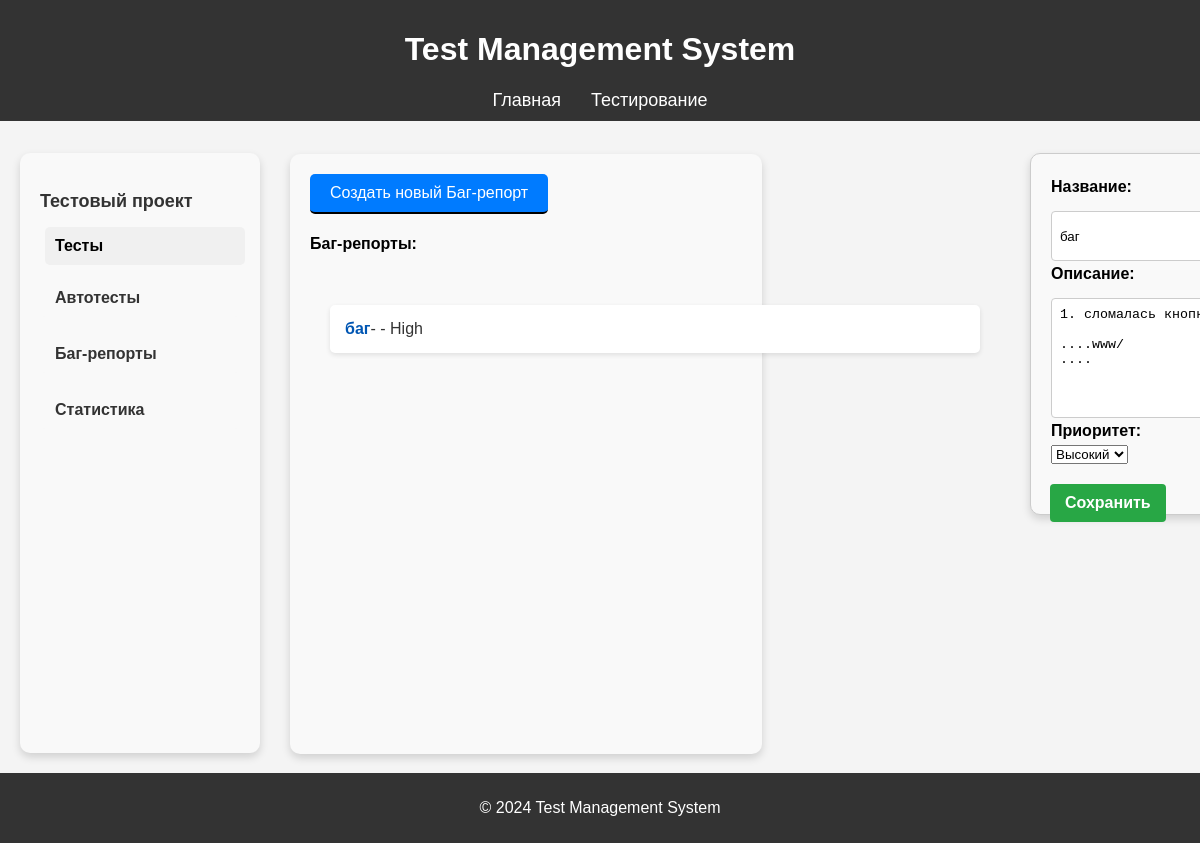
Screenshot of /testing/bug/6/edit/ with the database file from the repository.
### testing/models.py (models this page shows, shortened)
class Bug(models.Model):
    PRIORITY_CHOICES = [
        ('Low', 'Низкий'),
        ('Medium', 'Средний'),
        ('High', 'Высокий'),
    ]
    summary = models.CharField(max_length=255)
    description = models.TextField()
    jira_id = models.CharField(max_length=20)
    priority = models.CharField(max_length=10, choices=PRIORITY_CHOICES, default='Medium')
    created_at = models.DateTimeField(default=timezone.now)
    updated_at = models.DateTimeField(auto_now=True)

### testing/views.py (the view)
# urls.py: path('bug/<int:bug_id>/edit/', bug_edit, name='bug_edit'),
def bug_edit(request, bug_id):
    bug = get_object_or_404(Bug, id=bug_id)
    bugs = Bug.objects.all()
    if request.method == 'POST':
        form = BugForm(request.POST, instance=bug)
        if form.is_valid():
                jira = JIRA(basic_auth=(settings.JIRA_EMAIL, settings.JIRA_API_TOKEN), options={'server': settings.JIRA_SERVER})
                jira_issue = jira.issue(bug.jira_id)
                jira_issue.update(fields={
                    'summary': form.cleaned_data['summary'],
                    'description': form.cleaned_data['description'],
                    'priority': {'name': form.cleaned_data['priority']}
                })
                form.save()
                return redirect('testing:bug_list')
    else:
        form = BugForm(instance=bug)
    return render(request, 'testing/bug_edit.html', {'form4': form,'bugs': bugs, 'bug': bug})

### testing/forms.py
class BugForm(forms.ModelForm):
    class Meta:
        model = Bug
        fields = ['summary', 'description', 'priority']

### testing/templates/testing/bug_edit.html (shortened to what this page needs)
{% extends 'testing/base.html' %}
{% load static %}
{% block content %}
{% include 'testing/sidebar_content.html' %}
<div class="check-list-container">
    <a href="{% url 'testing:create_bug' %}" class="create-checklist-button">Создать новый Баг-репорт</a>
    <h4>Баг-репорты:</h4>
    <div class="created-checklist">
        {% for bug in bugs %}
        <a href="{% url 'testing:bug_detail' bug.id %}" class="checklist-link">
            <div class="checklist-item {% if checklist.status == 'not_tested' %}not-tested{% elif checklist.status == 'passed' %}passed{% elif checklist.status == 'failed' %}failed{% endif %}">
                <strong>{{ bug.summary }}</strong>- </strong> - {{ bug.priority }}
            </div>
        </a>
        {% endfor %}
    </div>
    <div class="checkform-container">
        <form method="post" class="test-case-form">
            <div class="form-group">
                <label for="{{ form2.name.id_for_label }}">Название:</label>
                {{ form4.summary }}
            </div>
            <div class="form-group">
                <label for="{{ form2.description.id_for_label }}">Описание:</label>
                {{ form4.description }}
            </div>
            <div class="form-group">
                <label for="{{ form4.description.id_for_label }}">Приоритет:</label>
                {{ form4.priority }}
            </div>
            <button type="submit" class="btn btn-primary">Сохранить</button>
        </form>
    </div>
{% endblock %}

### testing/static/css/style.css (style rules this page uses)
html, body { height: 100%; margin: 0; padding: 0; display: flex; flex-direction: column; font-family: Arial, sans-serif; background-color: #f4f4f4; }
a { color: #06c; }
.form-group { margin-top: 4px; }
.form-group label { display: block; margin-bottom: 5px; font-weight: bold; }
.form-group input { width: 100%; padding: 8px; border: 1px solid #ccc; border-radius: 4px; margin-right: 600px; margin-top: 10px; height: 50px; }
.form-group textarea { width: 100%; padding: 8px; border: 1px solid #ccc; border-radius: 4px; margin-right: 600px; margin-top: 10px; height: 120px; }
.btn-primary { background-color: #28a745; border: none; padding: 10px 15px; color: white; border-radius: 4px; cursor: pointer; margin-top: 20px; position: absolute; margin-left: -1px; }
form button { margin-top: 470px; }
form { margin-bottom: 20px; }
form button { margin-top: 10px; }
button, .cancel-button { display: inline-block; padding: 10px 20px; font-size: 16px; font-weight: bold; text-align: center; text-decoration: none; border-radius: 5px; transition: background-color 0.3s ease, color 0.3s ease, box-shadow 0.3s ease; cursor: pointer; margin: 5px; margin-right: -5px; }

### testing/static/css/checkstyle.css (style rules this page uses)
.check-list-container { display: flex; flex-direction: column; align-items: flex-start; width: 36%; padding: 20px; box-shadow: 0 2px 5px rgba(0,0,0,0.1); margin-left: 250px; height: 70vh; background-color: #f9f9f9; position: absolute; top: 0; margin-top: 154px; border-radius: 10px; box-shadow: 0 4px 8px rgba(0, 0, 0, 0.15); }
.create-checklist-button { padding: 10px 20px; background-color: #007bff; color: white; border: none; cursor: pointer; text-decoration: none; border-radius: 5px; margin-right: 100px; border-bottom: 2px solid #000000; }
.checkform-container { max-width: 600px; margin: 20px auto; padding: 20px; background: #f9f9f9; border: 1px solid #ccc; position: absolute; top: 0; margin-top: -1px; margin-left: 720px; height: 40vh; padding-right: 150px; border-radius: 10px; box-shadow: 0 4px 8px rgba(0, 0, 0, 0.15); }
.created-checklist { padding: 20px; max-height: 70vh; overflow-y: auto; direction: rtl; }
.checklist-item { padding: 15px; background-color: #ffffff; color: #333; border-radius: 5px; box-shadow: 0 2px 5px rgba(0, 0, 0, 0.1); transition: background-color 0.3s, color 0.3s; direction: ltr; width: 620px; word-wrap: break-word; }
.checklist-link { display: block; text-decoration: none; margin: 10px 0; }
.checklist-item strong { font-size: 16px; color: #0056b3; }

### rows the page displays
Bug: summary "баг", priority "High", description "1. сломалась кнопка ....www/ ....", priority "Высокий"
